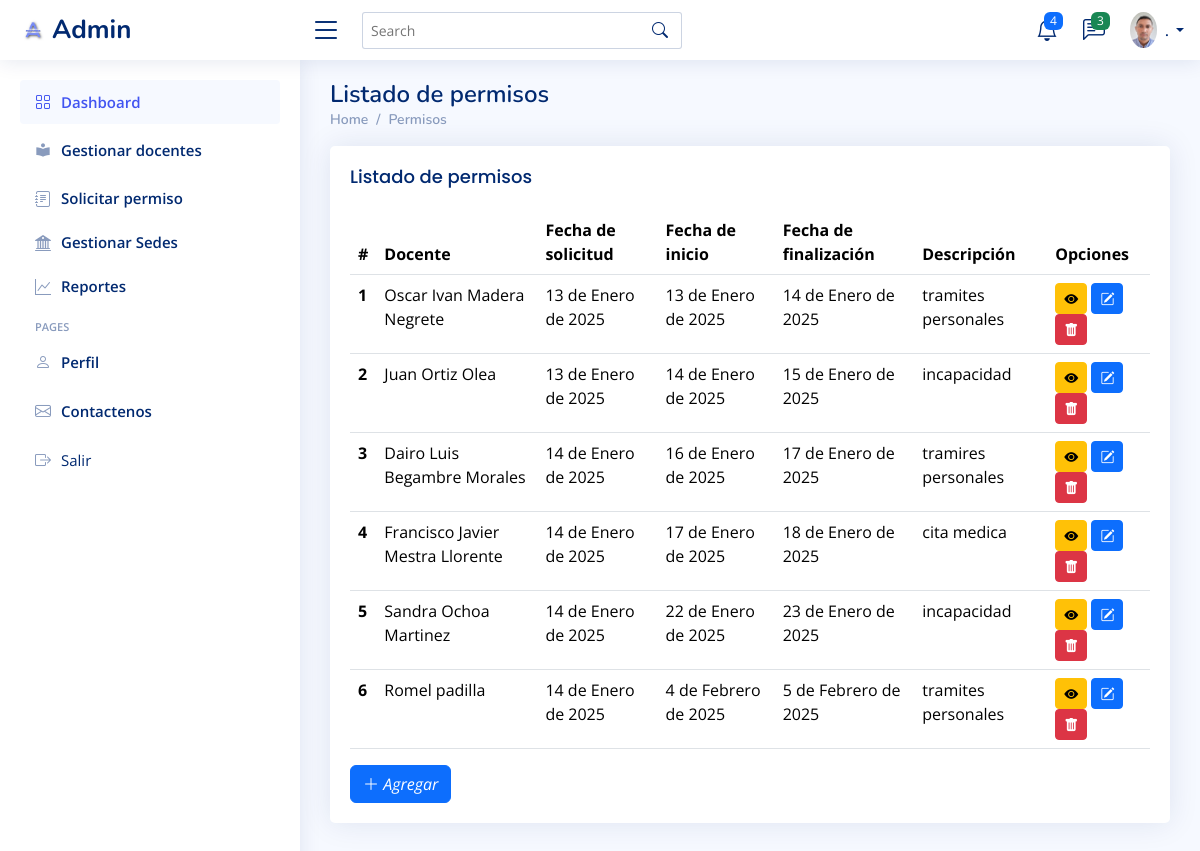
Page /listar_permiso/ on the earlier database version.
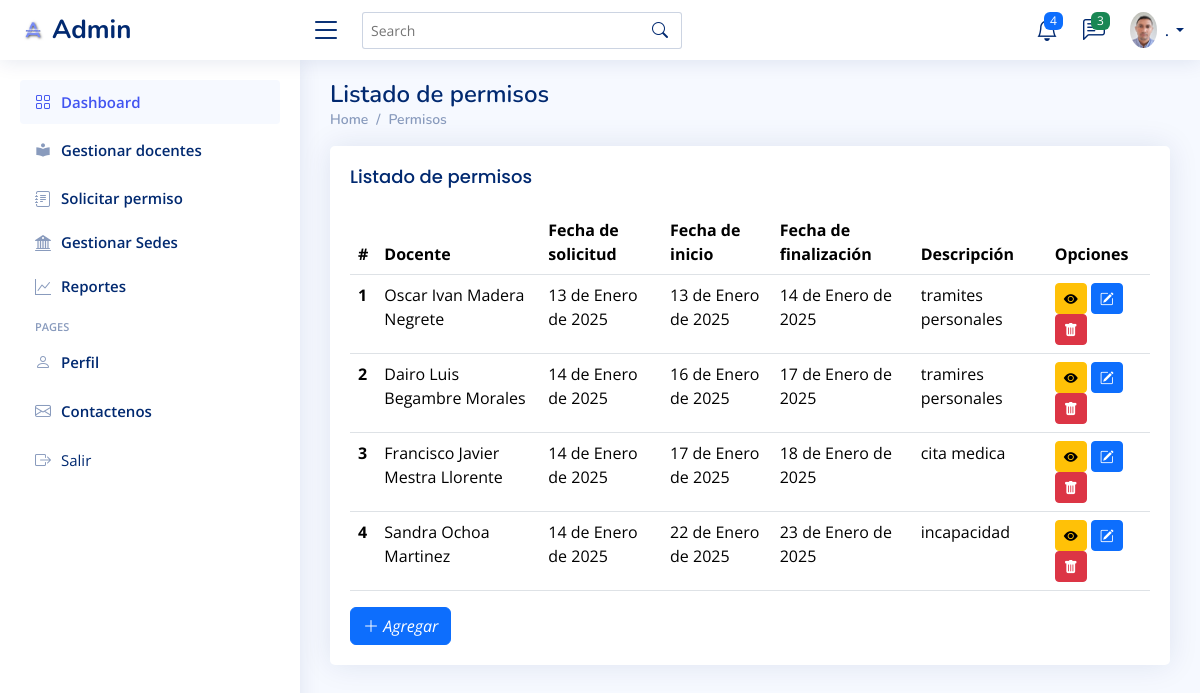
Same page on the later database version.
### login/models.py (models this page shows, shortened)
class Permiso(models.Model):
    docente = models.ForeignKey(Docente, on_delete=models.CASCADE)
    fecha_solicitud = models.DateField(auto_now_add=True)
    fecha_inicio_permiso = models.DateField()
    fecha_fin_permiso = models.DateField()
    descripcion = models.TextField(null=True, blank=True)
    imagen_solicitud = models.ImageField(
        upload_to='solicitudes/', null=True, blank=True)
    estado = models.BooleanField(default=True)

class Docente(models.Model):
    cedula = 'CC'
    cedula_extranjeria = 'CE'
    pasaporte = 'PA'
    tipo_documento = [
        (cedula, 'Cédula de ciudadanía'),
        (cedula_extranjeria, 'Cédula de extranjería'),
        (pasaporte, 'Pasaporte'),
    ]
    documento = models.CharField(
        max_length=2, choices=tipo_documento, default=cedula)
    numero_cedula = models.IntegerField()
    name = models.CharField(max_length=100, verbose_name='Nombres')
    apellido = models.CharField(max_length=100, verbose_name='Apellidos')
    escuela = models.ForeignKey(
        Sede, default="LA MILAGROSA", on_delete=models.CASCADE)
    email = models.EmailField(blank=True, null=True)
    estado = models.BooleanField(default=True)
    def __str__(self):
        return f"{self.name} {self.apellido}"
    class Meta:
        ordering = ['name']

### login/views.py (the view)
# urls.py: path('listar_permiso/', ListarPermisos.as_view(), name='listar_permiso'),
class ListarPermisos(ListView):
    model = Permiso
    paginate_by = 20
    template_name = 'src/listar_permiso.html'
    def get_context_data(self, **kwargs):
        context = super().get_context_data(**kwargs)
        context['title'] = 'Listado de permisos'
        return context

### templates/src/listar_permiso.html (shortened to what this page needs)
{% extends "base.html" %}
{% load static %}
{% block table %}
<main id="main" class="main">
    <div class="pagetitle">
        <h1>{{title}}</h1>
        <nav>
            <ol class="breadcrumb">
                <li class="breadcrumb-item"><a href={% url "index" %}>Home</a></li>
                <li class="breadcrumb-item"><a href={% url "listar_permiso" %}>Permisos</a></li>
            </ol>
        </nav>
    </div>
    <div class="row">
        <div class="col-lg-12">
            <div class="card">
                <div class="card-body">
                    <h5 class="card-title">{{title}}</h5>
                    <table class="table table-hover">
                        <thead>
                            <tr>
                                <th scope="col">#</th>
                                <th scope="col">Docente</th>
                                <th scope="col">Fecha de solicitud</th>
                                <th scope="col">Fecha de inicio</th>
                                <th scope="col">Fecha de finalización</th>
                                <th scope="col">Descripción</th>
                                <th scope="col">Opciones</th>
                            </tr>
                        </thead>
                        <tbody>
                            {% for c in object_list %}
                            <tr>
                                <th scope="row">{{forloop.counter}}</th>
                                <td>{{c.docente}}</td>
                                <td>{{c.fecha_solicitud}}</td>
                                <td>{{c.fecha_inicio_permiso}}</td>
                                <td>{{c.fecha_fin_permiso}}</td>
                                <td>{{c.descripcion}}</td>
                                <td>
                                    <a class="btn btn-warning btn-sm m-0.5" href=" {% url "ver_permiso" c.id %} " title="
                                        Ver"><i class="bi bi-eye-fill "></i></a>
                                    <a class="btn btn-primary btn-sm m-0.5" href=" {% url "editar_permiso" c.id %} " title="
                                        Editar"><i class="bi bi-pencil-square "></i>
                                    </a>
                                    <a class="btn btn-danger btn-sm"href=" {% url "eliminar_permiso" c.id %} "
                                        title=" Eliminar"><i class="bi bi-trash-fill"></i></a></td>
                            </tr>
                            {% endfor %}
                        </tbody>
                    </table>
                    <a class="btn btn-primary" href=" {% url "crear_permiso" %} "><i class=" bi bi-plus-lg">
                        Agregar</i></a>
                </div>
            </div>
        </div>
    </div>
</main>
{% endblock %}

Differences in the rows shown:
removed Permiso: docente "Juan Ortiz Olea", fecha_solicitud "13 de Enero de 2025", fecha_inicio_permiso "14 de Enero de 2025", fecha_fin_permiso "15 de Enero de 2025", descripcion "incapacidad"
removed Permiso: docente "Romel padilla", fecha_solicitud "14 de Enero de 2025", fecha_inicio_permiso "4 de Febrero de 2025", fecha_fin_permiso "5 de Febrero de 2025", descripcion "tramites personales"
